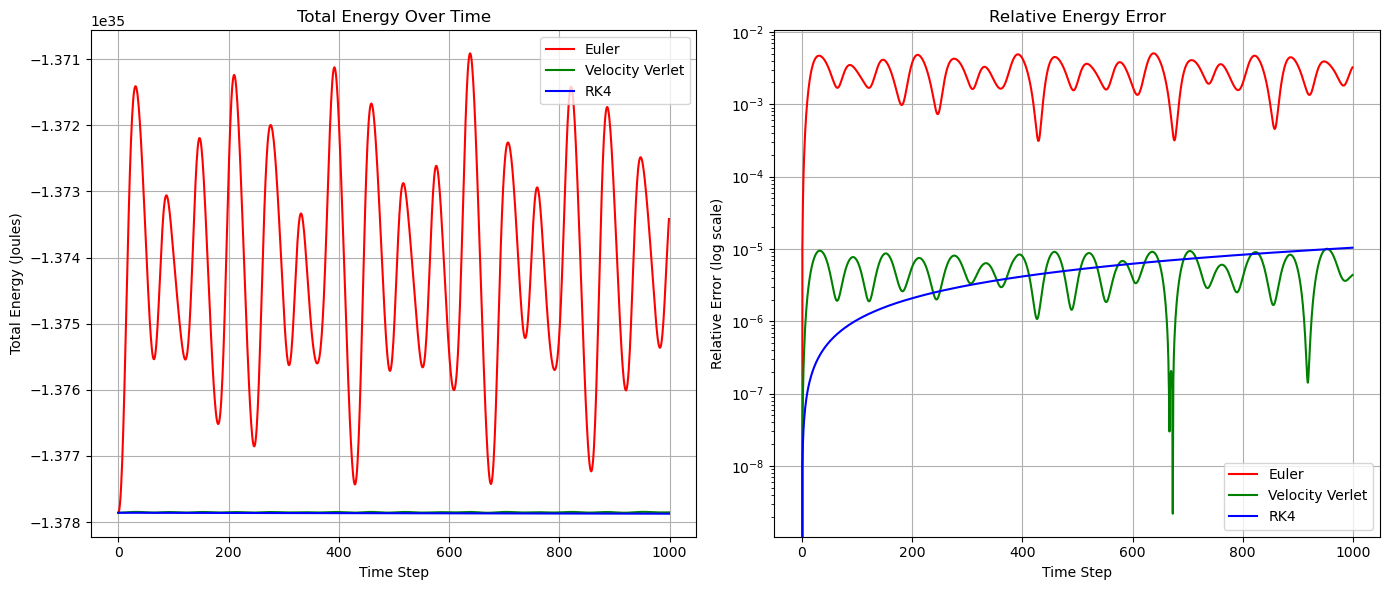

The script that drew this image:
# -*- coding: utf-8 -*-
"""
Created on Sat May 17 15:23:09 2025

@author: dpazd
"""

import numpy as np
import matplotlib.pyplot as plt

# Constants 
G = 6.674e-11
dt = 1e5
frames = 1000
N = 5

# Using sun and orbiting planets as an exmaple, we could use any set of initial conitions
SUN_MASS = 1.989e30
# Initial Conditions
np.random.seed(0)  # For reproducibility

planet_masses = np.random.uniform(1e24, 5e25, N)
planet_distances = np.linspace(5e10, 1e11, N)

planet_positions = np.zeros((N, 3))
planet_velocities = np.zeros((N, 3))

for i in range(N):
    angle = 2 * np.pi * np.random.rand()
    d = planet_distances[i]
    planet_positions[i] = [d * np.cos(angle), d * np.sin(angle), 0]
    speed = np.sqrt(G * SUN_MASS / d)
    planet_velocities[i] = [-speed * np.sin(angle), speed * np.cos(angle), 0]

# Combine with Sun
masses = np.concatenate(([SUN_MASS], planet_masses))
positions0 = np.vstack((np.zeros(3), planet_positions))
velocities0 = np.vstack((np.zeros(3), planet_velocities))

def compute_forces(masses, positions):
    N = len(masses)
    forces = np.zeros_like(positions)
    for i in range(N):
        for j in range(N):
            if i != j:
                r_vec = positions[j] - positions[i]
                r_mag = np.linalg.norm(r_vec) + 1e-10
                F = G * masses[i] * masses[j] / r_mag**2
                forces[i] += F * r_vec / r_mag
    return forces

def kinetic_energy(masses, velocities):
    return 0.5 * np.sum(masses * np.sum(velocities**2, axis=1))

def potential_energy(masses, positions):
    PE = 0
    N = len(masses)
    for i in range(N):
        for j in range(i + 1, N):
            r = np.linalg.norm(positions[i] - positions[j]) + 1e-10
            PE -= G * masses[i] * masses[j] / r
    return PE
#%%
#  Euler Method 
positions_euler = positions0.copy()
velocities_euler = velocities0.copy()
initial_E_euler = kinetic_energy(masses, velocities_euler) + potential_energy(masses, positions_euler)

euler_energy = []
euler_error = []

for _ in range(frames):
    KE = kinetic_energy(masses, velocities_euler)
    PE = potential_energy(masses, positions_euler)
    E = KE + PE
    euler_energy.append(E)
    euler_error.append(abs((E - initial_E_euler) / initial_E_euler))

    forces = compute_forces(masses, positions_euler)
    accelerations = forces / masses[:, np.newaxis]
    velocities_euler += accelerations * dt
    positions_euler += velocities_euler * dt
#%%
#  Velocity Verlet Method 
positions_vv = positions0.copy()
velocities_vv = velocities0.copy()
accelerations = compute_forces(masses, positions_vv) / masses[:, np.newaxis]
initial_E_vv = kinetic_energy(masses, velocities_vv) + potential_energy(masses, positions_vv)

vv_energy = []
vv_error = []

for _ in range(frames):
    KE = kinetic_energy(masses, velocities_vv)
    PE = potential_energy(masses, positions_vv)
    E = KE + PE
    vv_energy.append(E)
    vv_error.append(abs((E - initial_E_vv) / initial_E_vv))

    positions_vv += velocities_vv * dt + 0.5 * accelerations * dt**2
    new_forces = compute_forces(masses, positions_vv)
    new_accelerations = new_forces / masses[:, np.newaxis]
    velocities_vv += 0.5 * (accelerations + new_accelerations) * dt
    accelerations = new_accelerations
#%%
# RK4 Method
def rk4_step(masses, positions, velocities, dt):
    def acceleration(pos):
        return compute_forces(masses, pos) / masses[:, np.newaxis]

    k1_v = acceleration(positions)
    k1_x = velocities

    k2_v = acceleration(positions + 0.5 * dt * k1_x)
    k2_x = velocities + 0.5 * dt * k1_v

    k3_v = acceleration(positions + 0.5 * dt * k2_x)
    k3_x = velocities + 0.5 * dt * k2_v

    k4_v = acceleration(positions + dt * k3_x)
    k4_x = velocities + dt * k3_v

    new_positions = positions + dt * (k1_x + 2*k2_x + 2*k3_x + k4_x) / 6
    new_velocities = velocities + dt * (k1_v + 2*k2_v + 2*k3_v + k4_v) / 6

    return new_positions, new_velocities

positions_rk4 = positions0.copy()
velocities_rk4 = velocities0.copy()
initial_E_rk4 = kinetic_energy(masses, velocities_rk4) + potential_energy(masses, positions_rk4)

rk4_energy = []
rk4_error = []

for _ in range(frames):
    KE = kinetic_energy(masses, velocities_rk4)
    PE = potential_energy(masses, positions_rk4)
    E = KE + PE
    rk4_energy.append(E)
    rk4_error.append(abs((E - initial_E_rk4) / initial_E_rk4))

    positions_rk4, velocities_rk4 = rk4_step(masses, positions_rk4, velocities_rk4, dt)

#%%
# Plot Total Energy Comparison 
plt.figure(figsize=(14, 6))

plt.subplot(1, 2, 1)
plt.plot(euler_energy, label="Euler", color='r')
plt.plot(vv_energy, label="Velocity Verlet", color='g')
plt.plot(rk4_energy, label="RK4", color='b')
plt.title("Total Energy Over Time")
plt.xlabel("Time Step")
plt.ylabel("Total Energy (Joules)")
plt.legend()
plt.grid(True)

# --Plot Relative Error
plt.subplot(1, 2, 2)
plt.plot(euler_error, label="Euler", color='r')
plt.plot(vv_error, label="Velocity Verlet", color='g')
plt.plot(rk4_error, label="RK4", color='b')
plt.yscale("log")
plt.title("Relative Energy Error")
plt.xlabel("Time Step")
plt.ylabel("Relative Error (log scale)")
plt.legend()
plt.grid(True)

plt.tight_layout()
plt.show()
